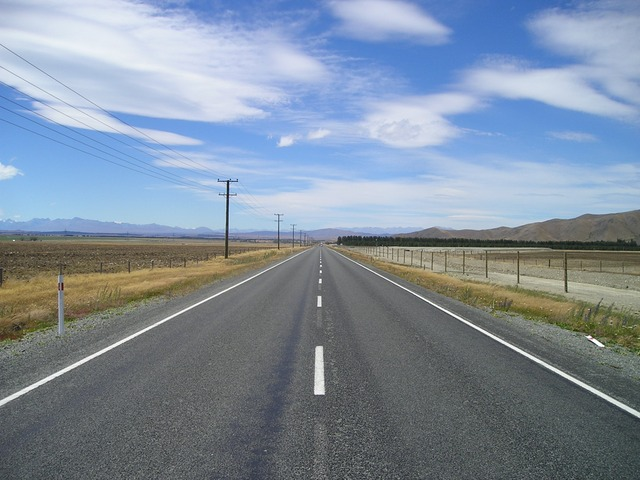
#> input picture carretera.jpeg, 640 x 480 px
$ python edge_detection.py   (older library calls are emulated)
#> lines starting #> are read from the running program, lines starting #| are printed output that depends on the picture; after the words box and inside, x2 and y2 are one past the last pixel; in counts of white or black regions, pixels touching at a corner belong together
import matplotlib.image as image
import matplotlib.pyplot as plt
import numpy as np
import cv2

#COLOR
image  = cv2.imread('carretera.jpeg')
#> image is the input picture: shape (480, 640, 3); mean B, G, R 157, 141.4, 127.9
cv2.imshow('Carretera', image)

#GRAY
gray_img = cv2.cvtColor(image, cv2.COLOR_BGR2GRAY)
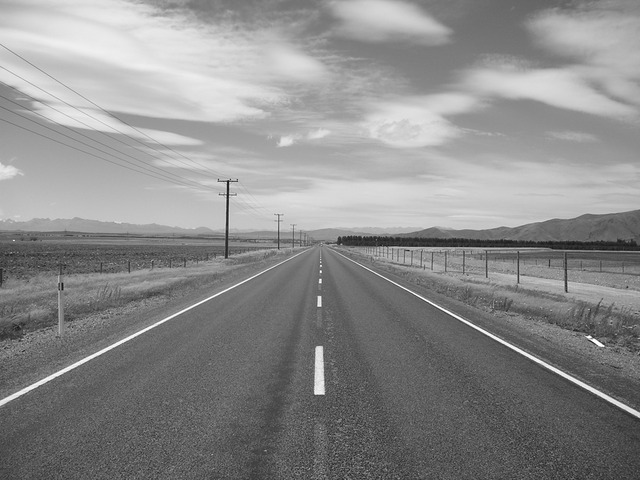
#> gray_img: shape (480, 640); min 14, max 255, mean 139.1
cv2.imshow('Gray', gray_img)

# Sobel Caluculations
x_sobel = cv2.Sobel(gray_img, cv2.CV_64F, 0, 1, ksize=7)
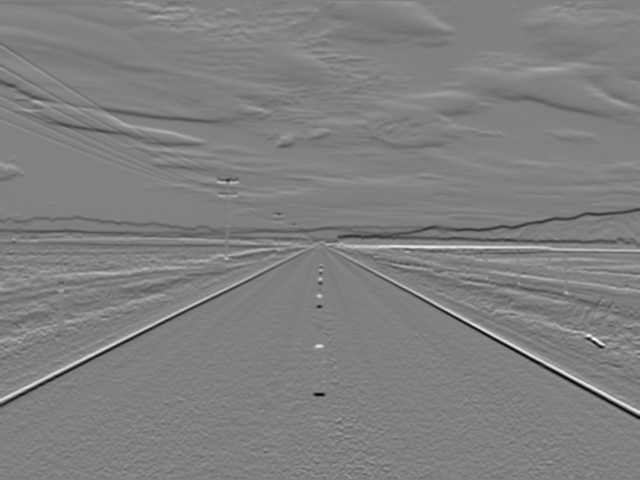
#> x_sobel: shape (480, 640) float64; min -99631, max 98162, mean -281.5; drawn with min black and max white
cv2.imshow('Sobel - X direction', x_sobel)
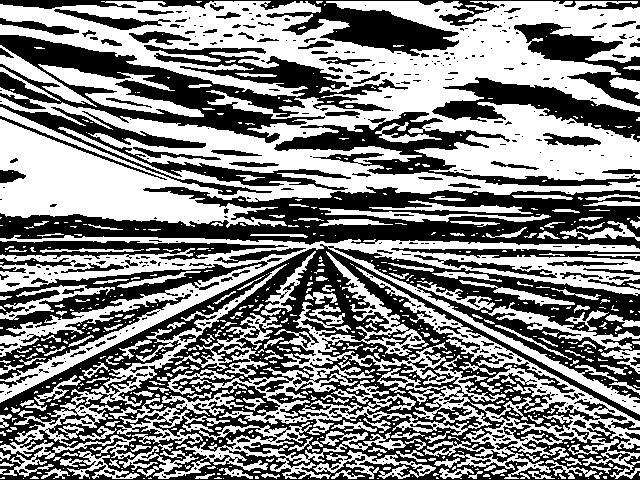
#> window 'Sobel - X direction': shape (480, 640); 51.5% white; 474 black regions (350 under 20 px), largest, box (x1, y1, x2, y2) and area: (0, 244, 640, 480) 63107, (0, 186, 640, 249) 19673, (0, 35, 408, 143) 15097
y_sobel = cv2.Sobel(gray_img, cv2.CV_64F, 1, 0, ksize=7)
cv2.imshow('Sobel - Y direction', y_sobel)
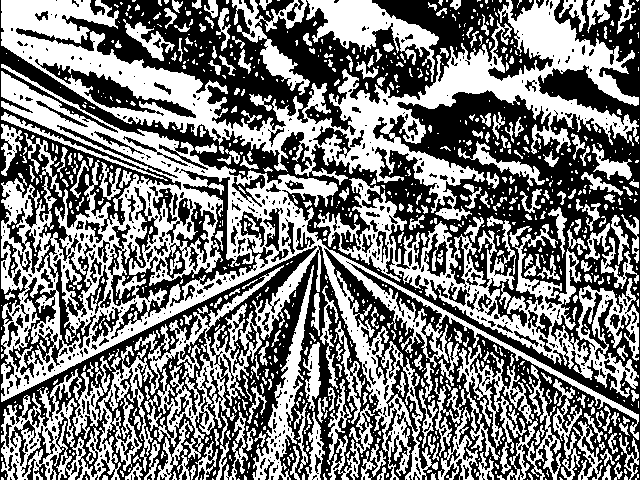
#> window 'Sobel - Y direction': shape (480, 640); 48.3% white; 988 white regions (703 under 20 px), largest, box (x1, y1, x2, y2) and area: (1, 64, 639, 480) 53749, (1, 0, 639, 221) 32426, (314, 178, 639, 398) 13988

# Lapacian
laplacian = cv2.Laplacian(gray_img, cv2.CV_64F)
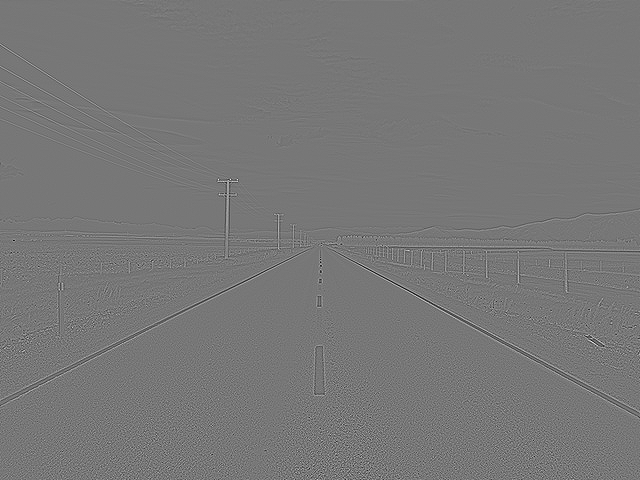
#> laplacian: shape (480, 640) float64; min -368, max 417, mean 0; drawn with min black and max white
cv2.imshow('Laplacian', laplacian)
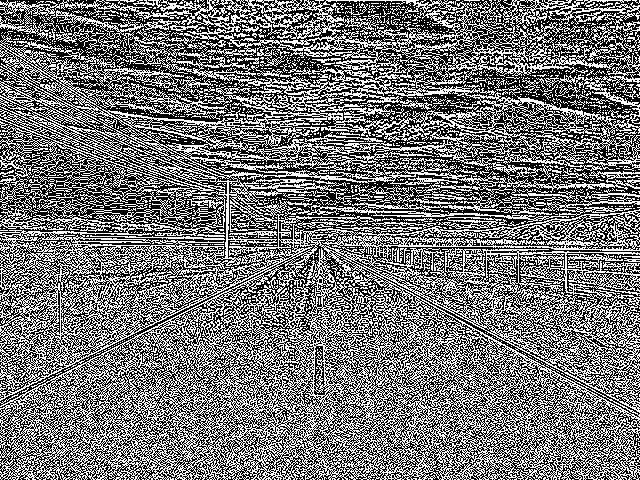
#> window 'Laplacian': shape (480, 640); 46% white in thin lines or dots

#Canny
#threshold1 - first threshold for the hysteresis preocedure
#threshold2 - second threshold for the hysteresis preocedure
threshold_1 = 200
threshold_2 = 500

canny = cv2.Canny(gray_img, threshold_1, threshold_2)
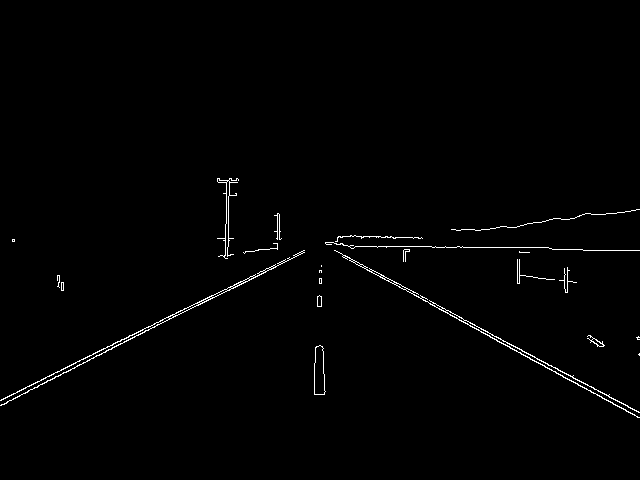
#> canny: shape (480, 640); 1% white in thin lines or dots, all inside (x1, y1, x2, y2) = (0, 178, 640, 418)
cv2.imshow('Canny' , canny)

#Final
cv2.waitKey(0)
cv2.destroyAllWindows()

$ run again, with PistaRC.jpg copied over carretera.jpeg
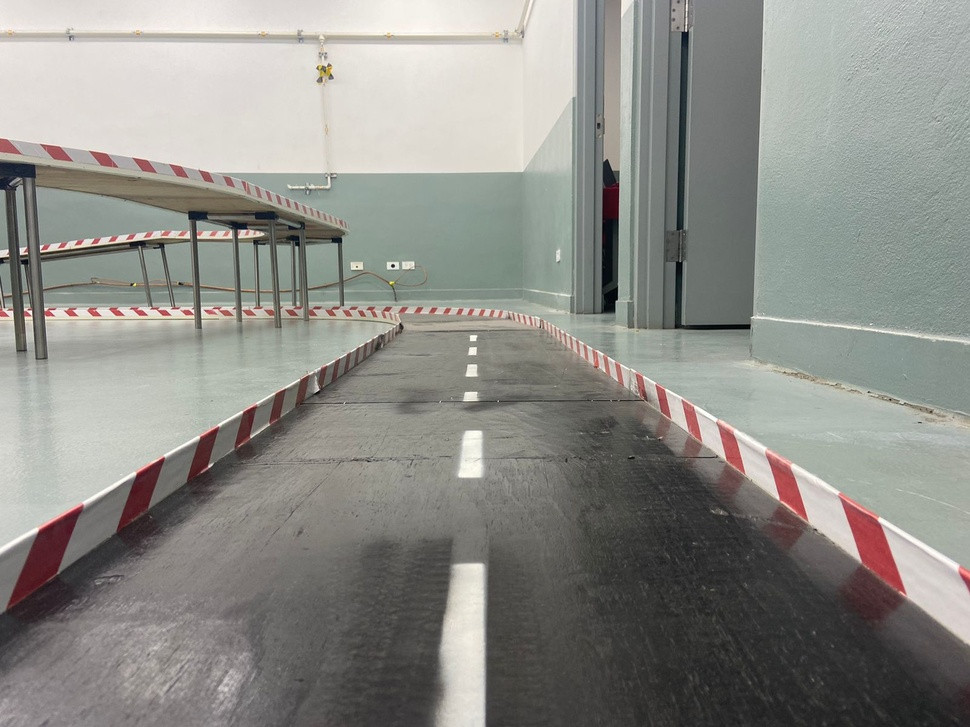
#> input picture PistaRC.jpg, 970 x 727 px, shrunk from 1600 x 1200 before the run
#> image is the input picture: shape (727, 970, 3); mean B, G, R 135.8, 141, 141.2
#> `cv2.imshow('Sobel - X direction', x_sobel)`:
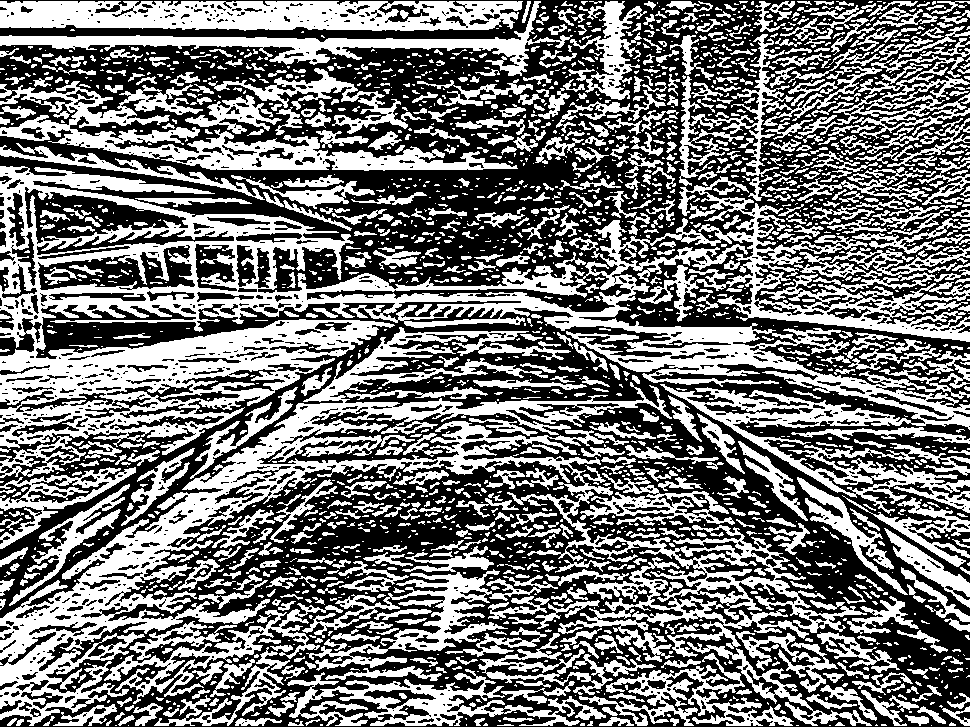
#> window 'Sobel - X direction': shape (727, 970); 46.1% white; 2386 white regions (1538 under 20 px), largest, box (x1, y1, x2, y2) and area: (0, 166, 970, 514) 85446, (0, 327, 867, 726) 49677, (0, 1, 523, 31) 12336
#> `canny = cv2.Canny(gray_img, threshold_1, threshold_2)`:
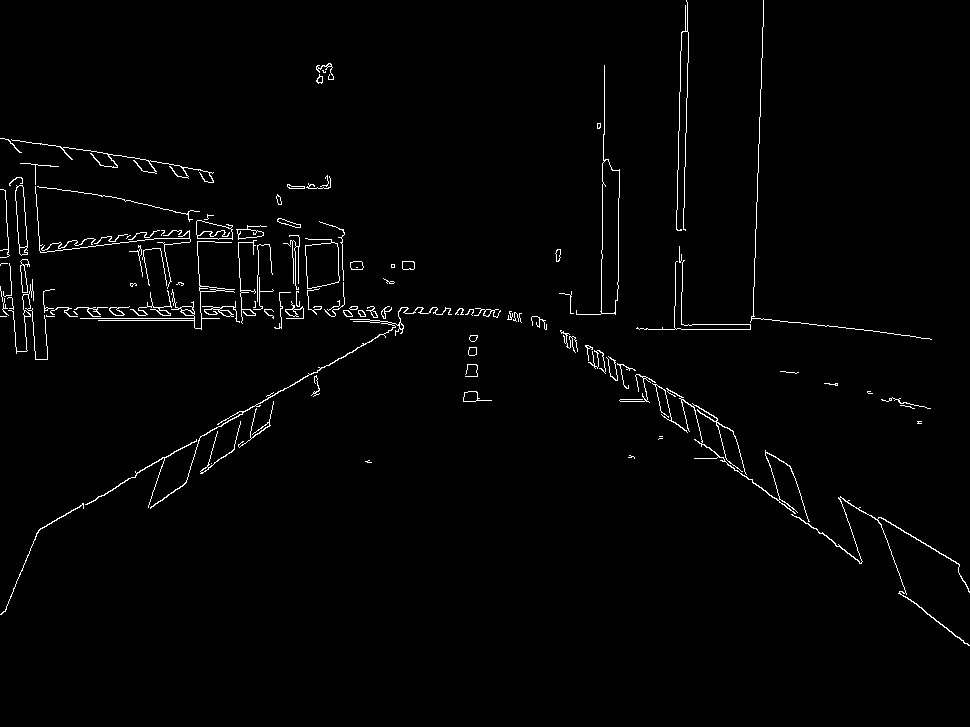
#> canny: shape (727, 970); 1.6% white in thin lines or dots, all inside (x1, y1, x2, y2) = (0, 0, 970, 646)
